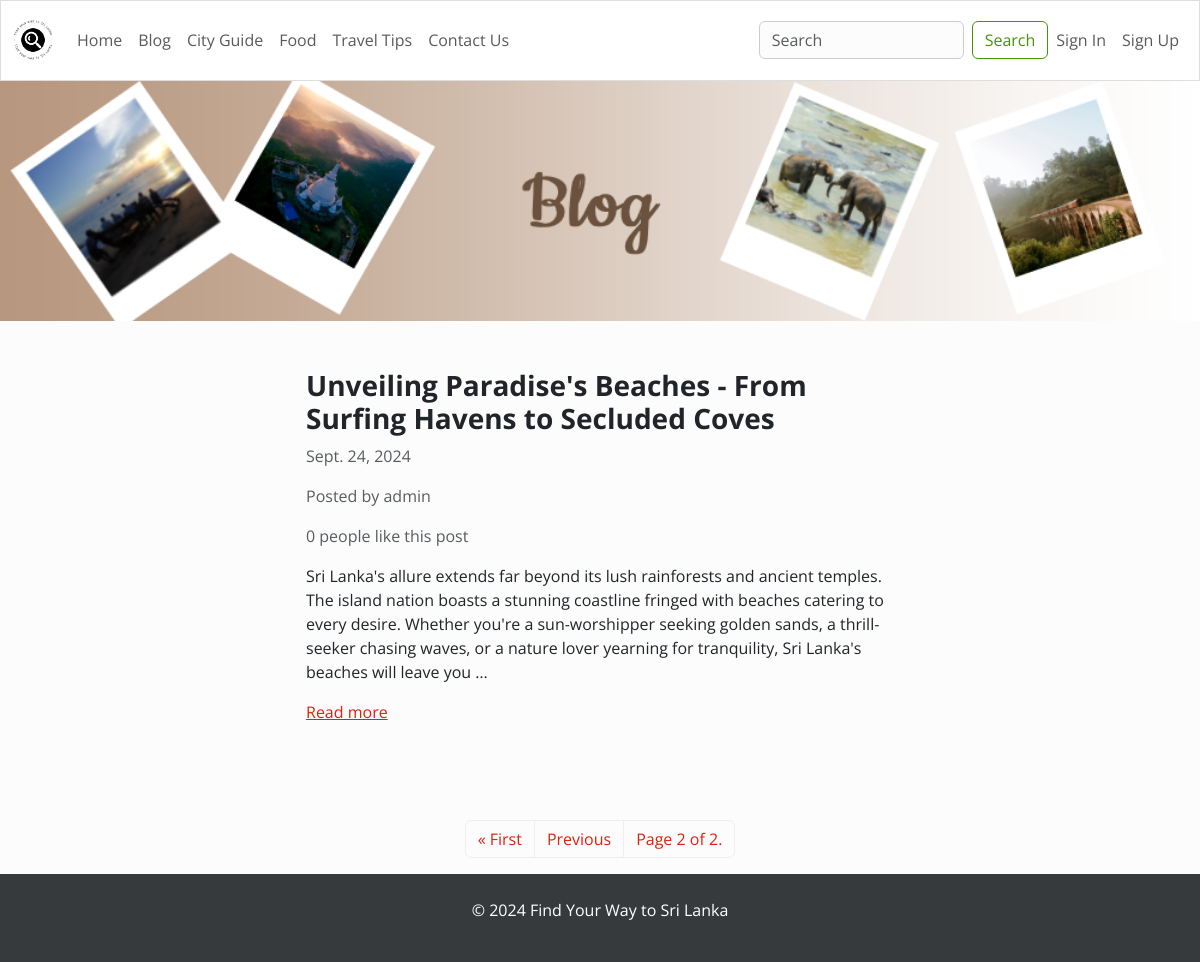
Screenshot of /blog/?page=2 with the database file from the repository.
### blog/models.py (models this page shows, shortened)
class Article(models.Model):
    title = models.CharField(max_length=255)
    content = HTMLField()
    date = models.DateField(auto_now_add=True)
    author = models.ForeignKey(User, on_delete=models.CASCADE)
    featured = models.BooleanField(default=False)
    likes = models.ManyToManyField(User, related_name='likes', blank=True)
    articale_image = models.ImageField(upload_to='', default='placeholder.png')

### blog/views.py (the view)
# urls.py: path('blog/', BlogView.as_view(), name='blog'),  # Mapping blog URLs
class BlogView(ListView):
    model = Article
    queryset = Article.objects.all().order_by('-date')
    template_name = 'blog/blog.html'
    paginate_by = 1

### blog/templates/blog/blog.html (shortened to what this page needs)
{% extends 'blog/base.html' %}
{% load static %}
{% block content %}
<div class="row">
    <div class="col-12 banner-container">
        <img src="{% static 'images/blog.webp' %}" class="img-fluid w-100" alt="Banner Image">
    </div>
</div>
{% for object in object_list %}
<div class="row">
    <div class="col-md-6 col-11 mx-md-auto mx-3 mt-5 mb-5">
        <h3 class="fw-bold">{{ object.title }}</h3>
        <p class="text-muted"> {{ object.date }}</p>
        <p class="text-muted">Posted by {{ object.author.username }}</p>
        {% if object.likes.count == 1 %}
            <p class="text-muted">{{ object.likes.count }} person likes this post</p>
        {% else %}
            <p class="text-muted">{{ object.likes.count }} people like this post</p>
        {% endif %}
        <div class="my-3">
            {{ object.content|truncatewords_html:50|safe }}
        </div>
        <a href="{% url 'detail_article' object.id %}">Read more</a>
    </div>
</div>
{% endfor %}
<nav>
    <ul class="pagination">
        <div class="mx-auto d-flex flex-row mt-5">
            {% if page_obj.has_previous %}
                <li class="page-item">
                    <a class="page-link" href="?page=1">&laquo; First</a>
                </li>
                <li class="page-item">
                    <a class="page-link" href="?page={{ page_obj.previous_page_number }}">Previous</a>
                </li>
            {% endif %}
            <li class="page-item">
                <a class="page-link" href="#">Page {{ page_obj.number }} of {{ page_obj.paginator.num_pages }}.</a>
            </li>
        </div>
    </ul>
</nav>
{% endblock content %}

### static/css/style.css (style rules this page uses)
* { margin: 0; }

### rows the page displays
Article: title "Unveiling Paradise's Beaches - From Surfing Havens to Secluded Coves", date "Sept. 24, 2024", author.username "admin", likes.count "0", content "Sri Lanka's allure extends far beyond its lush rainforests and ancient temples. The island nation boasts a stunning coastline fringed with beaches catering to every desire. Whether you're a sun-worshipper seeking golden sands, a thrill-seeker chasing waves, or a nature lover yearning for tranquility, Sri Lanka's beaches will leave you …"

### other values shown
{{ page_obj.number }} "2"
{{ page_obj.paginator.num_pages }} "2"
